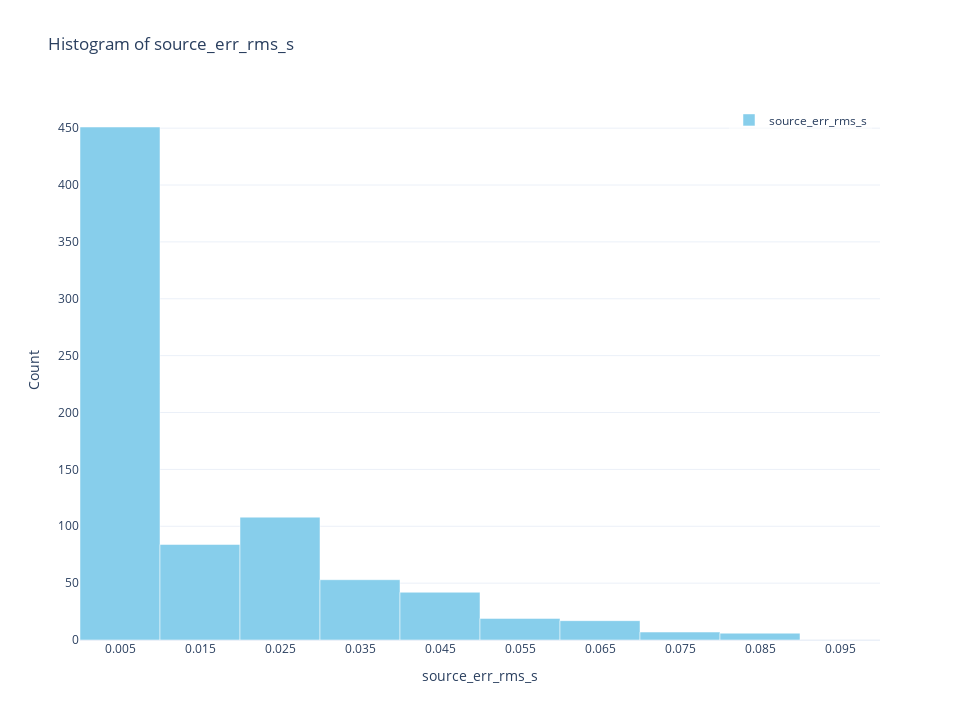

The code cell stored with this chart in its notebook:
### Code cell
# Another example using different columns
lqt_ready_2.plot_histogram('source_err_rms_s', 0.01, max_bin=0.1)

### Figure 1 — Plotly figure (JSON) as saved in the notebook; plotly's stock layout.template omitted (floating-point values rounded to 4 significant figures)
{"data": [{"hovertemplate": "Bin_center: %{x:.3f}<br>count: %{y}<extra></extra>", "marker": {"color": "skyblue"}, "name": "source_err_rms_s", "type": "bar", "width": 0.01, "x": [0.005, 0.015, 0.025, 0.035, 0.045, 0.055, 0.065, 0.075, 0.085, 0.095], "y": [451, 84, 108, 53, 42, 19, 17, 7, 6, 0]}], "layout": {"bargap": 0.25, "height": 720, "legend": {"bgcolor": "rgba(255,255,255,0.5)", "x": 0.99, "xanchor": "right", "y": 0.99, "yanchor": "top"}, "showlegend": true, "title": {"text": "Histogram of source_err_rms_s"}, "width": 960, "xaxis": {"tickmode": "array", "ticktext": ["0.005", "0.015", "0.025", "0.035", "0.045", "0.055", "0.065", "0.075", "0.085", "0.095"], "tickvals": [0.005, 0.015, 0.025, 0.035, 0.045, 0.055, 0.065, 0.075, 0.085, 0.095], "title": {"text": "source_err_rms_s"}}, "yaxis": {"title": {"text": "Count"}}}}
